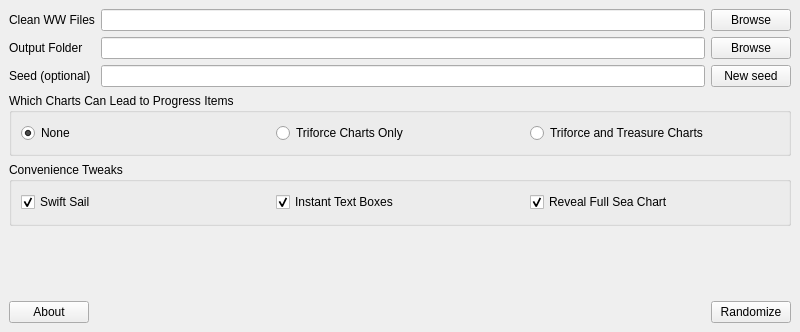
<?xml version="1.0" encoding="UTF-8"?>
<ui version="4.0">
 <class>MainWindow</class>
 <widget class="QMainWindow" name="MainWindow">
  <property name="geometry">
   <rect>
    <x>0</x>
    <y>0</y>
    <width>800</width>
    <height>332</height>
   </rect>
  </property>
  <property name="windowTitle">
   <string>Wind Waker Randomizer</string>
  </property>
  <widget class="QWidget" name="centralwidget">
   <layout class="QVBoxLayout" name="verticalLayout">
    <item>
     <layout class="QGridLayout" name="gridLayout">
      <item row="2" column="1">
       <widget class="QLineEdit" name="seed"/>
      </item>
      <item row="0" column="0">
       <widget class="QLabel" name="label">
        <property name="text">
         <string>Clean WW Files</string>
        </property>
       </widget>
      </item>
      <item row="1" column="0">
       <widget class="QLabel" name="label_2">
        <property name="text">
         <string>Output Folder</string>
        </property>
       </widget>
      </item>
      <item row="0" column="1">
       <widget class="QLineEdit" name="clean_files_path"/>
      </item>
      <item row="1" column="1">
       <widget class="QLineEdit" name="output_folder"/>
      </item>
      <item row="2" column="0">
       <widget class="QLabel" name="label_3">
        <property name="text">
         <string>Seed (optional)</string>
        </property>
       </widget>
      </item>
      <item row="0" column="2">
       <widget class="QPushButton" name="clean_files_path_browse_button">
        <property name="text">
         <string>Browse</string>
        </property>
       </widget>
      </item>
      <item row="1" column="2">
       <widget class="QPushButton" name="output_folder_browse_button">
        <property name="text">
         <string>Browse</string>
        </property>
       </widget>
      </item>
      <item row="2" column="2">
       <widget class="QPushButton" name="generate_seed_button">
        <property name="text">
         <string>New seed</string>
        </property>
       </widget>
      </item>
     </layout>
    </item>
    <item>
     <widget class="QGroupBox" name="groupBox">
      <property name="title">
       <string>Which Charts Can Lead to Progress Items</string>
      </property>
      <layout class="QHBoxLayout" name="horizontalLayout_4">
       <item>
        <widget class="QRadioButton" name="no_progression_charts">
         <property name="text">
          <string>None</string>
         </property>
         <property name="checked">
          <bool>true</bool>
         </property>
        </widget>
       </item>
       <item>
        <widget class="QRadioButton" name="triforce_progression_charts">
         <property name="text">
          <string>Triforce Charts Only</string>
         </property>
        </widget>
       </item>
       <item>
        <widget class="QRadioButton" name="all_progression_charts">
         <property name="text">
          <string>Triforce and Treasure Charts</string>
         </property>
        </widget>
       </item>
      </layout>
     </widget>
    </item>
    <item>
     <widget class="QGroupBox" name="groupBox_2">
      <property name="title">
       <string>Convenience Tweaks</string>
      </property>
      <layout class="QHBoxLayout" name="horizontalLayout_2">
       <item>
        <widget class="QCheckBox" name="swift_sail">
         <property name="text">
          <string>Swift Sail</string>
         </property>
         <property name="checked">
          <bool>true</bool>
         </property>
        </widget>
       </item>
       <item>
        <widget class="QCheckBox" name="instant_text_boxes">
         <property name="text">
          <string>Instant Text Boxes</string>
         </property>
         <property name="checked">
          <bool>true</bool>
         </property>
        </widget>
       </item>
       <item>
        <widget class="QCheckBox" name="reveal_full_sea_chart">
         <property name="text">
          <string>Reveal Full Sea Chart</string>
         </property>
         <property name="checked">
          <bool>true</bool>
         </property>
        </widget>
       </item>
      </layout>
     </widget>
    </item>
    <item>
     <widget class="QLabel" name="option_description">
      <property name="minimumSize">
       <size>
        <width>0</width>
        <height>32</height>
       </size>
      </property>
      <property name="text">
       <string/>
      </property>
      <property name="wordWrap">
       <bool>true</bool>
      </property>
     </widget>
    </item>
    <item>
     <layout class="QHBoxLayout" name="horizontalLayout">
      <item>
       <widget class="QPushButton" name="about_button">
        <property name="text">
         <string>About</string>
        </property>
       </widget>
      </item>
      <item>
       <spacer name="horizontalSpacer">
        <property name="orientation">
         <enum>Qt::Horizontal</enum>
        </property>
        <property name="sizeHint" stdset="0">
         <size>
          <width>40</width>
          <height>20</height>
         </size>
        </property>
       </spacer>
      </item>
      <item>
       <widget class="QPushButton" name="randomize_button">
        <property name="text">
         <string>Randomize</string>
        </property>
       </widget>
      </item>
     </layout>
    </item>
   </layout>
  </widget>
 </widget>
 <resources/>
 <connections/>
</ui>
